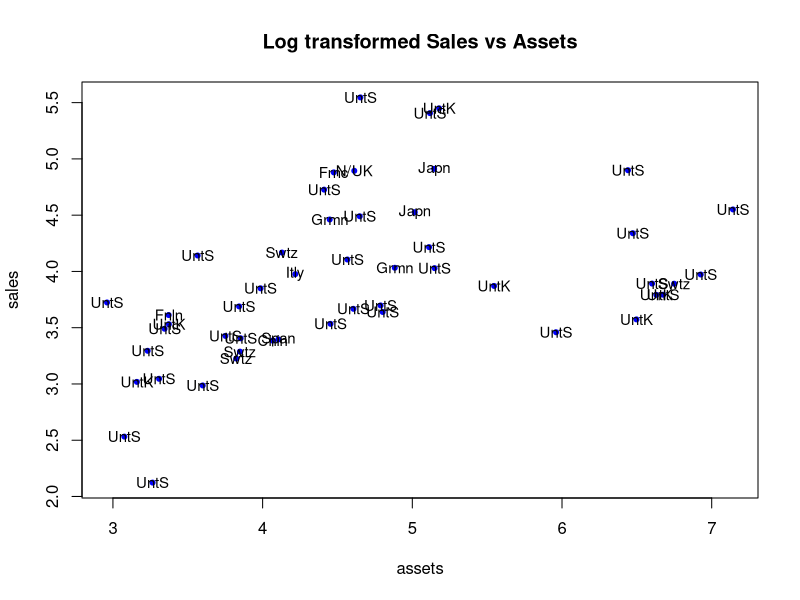
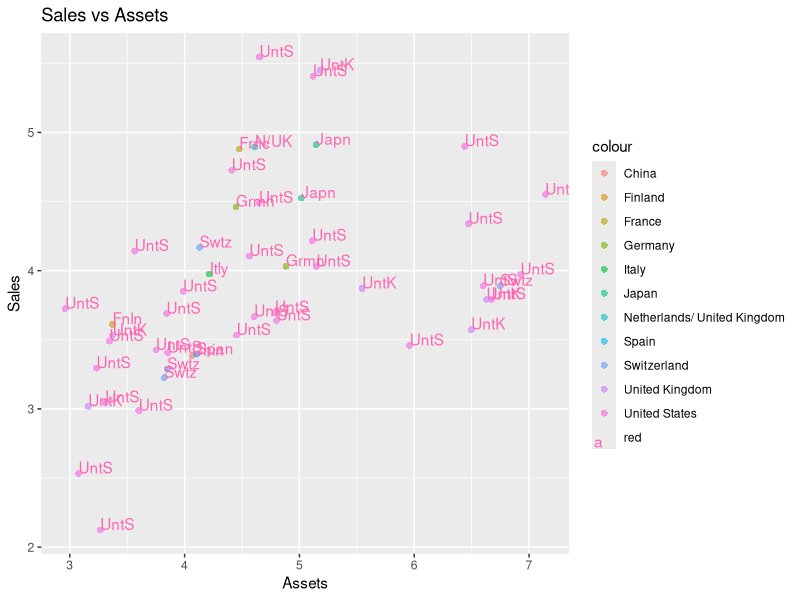
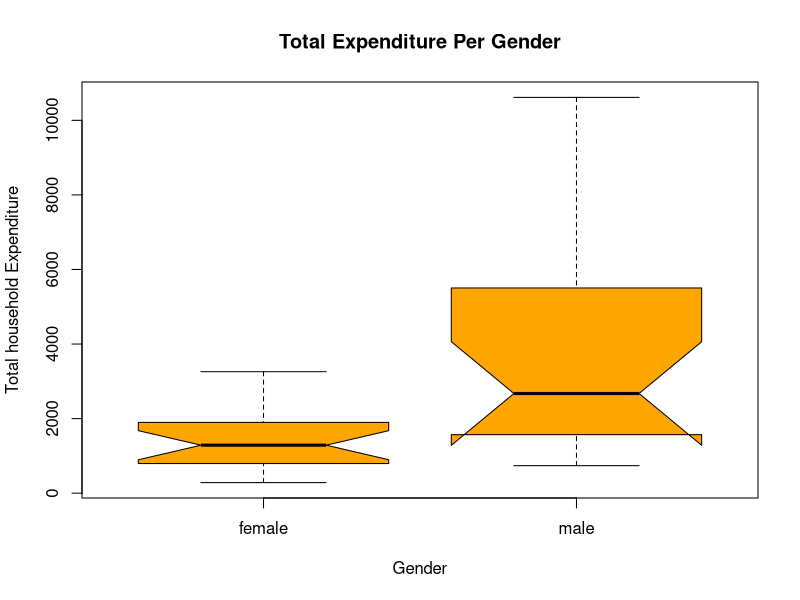
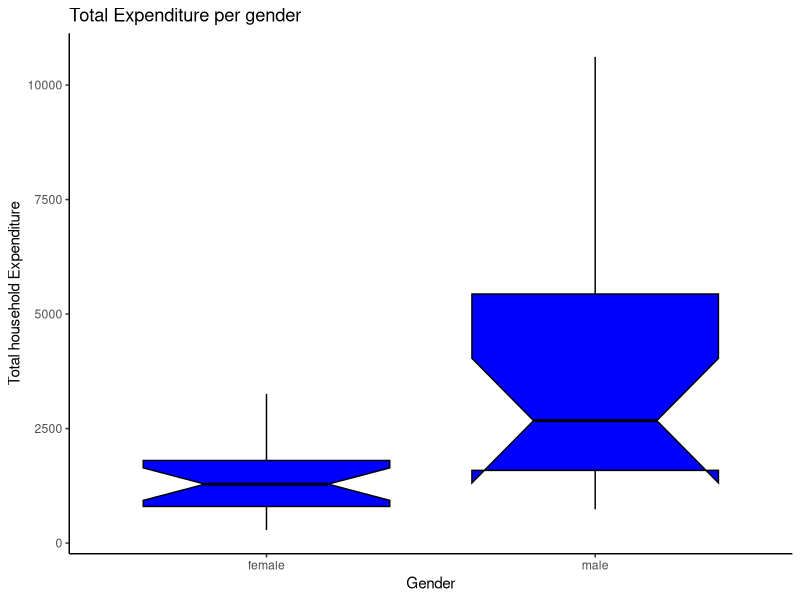
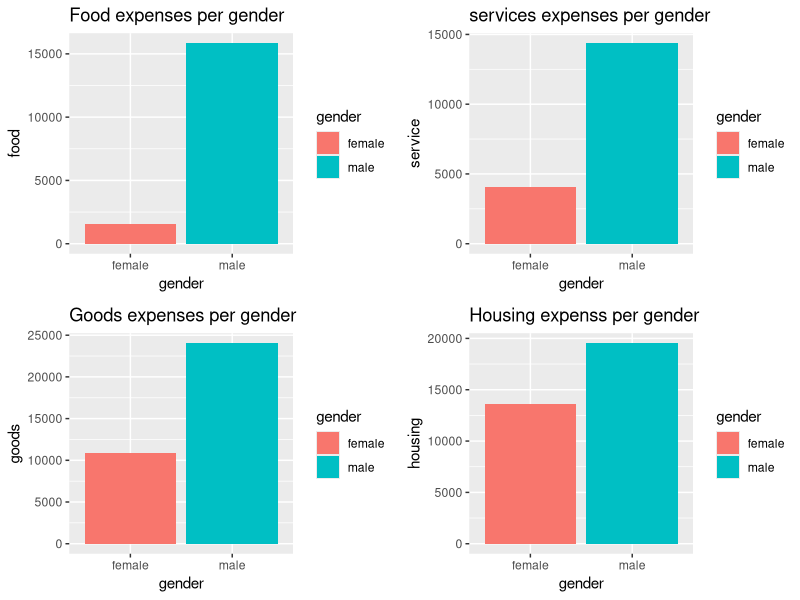
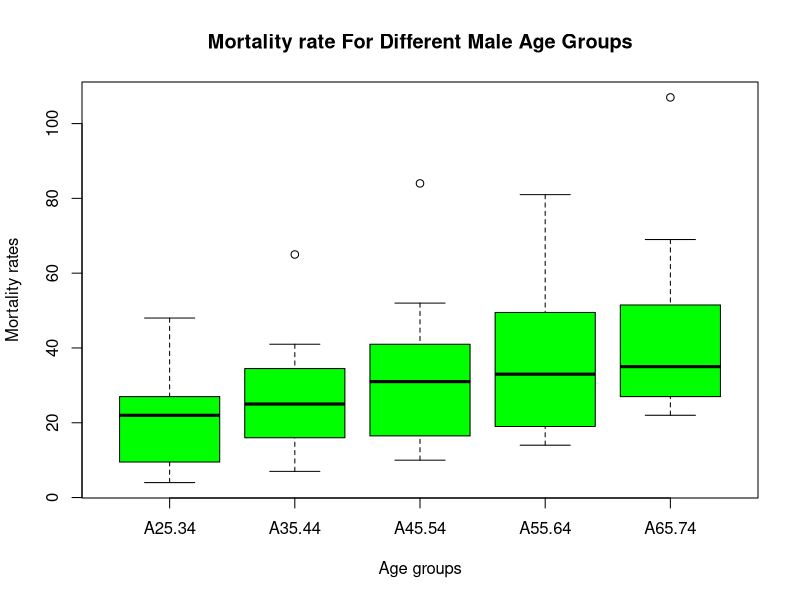
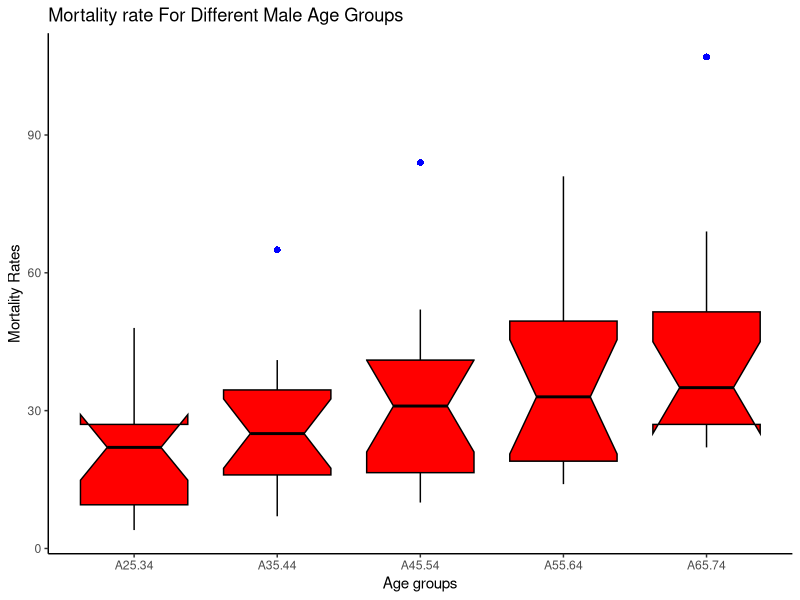
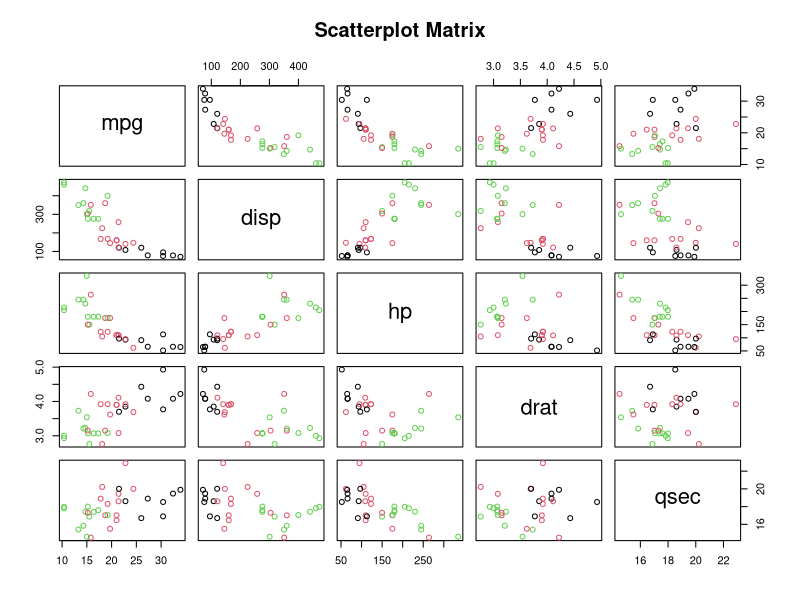

Generate these figures, in order, with R:
## ---- chunk 1
knitr::opts_chunk$set(message=F,warning=F,echo=F,fig_height=10,fig_width=7,cache = F)
## ---- chunk 2
library(dplyr)
library(gridExtra)
library(HSAUR3)
library(ggplot2)
library(MASS)
library(reshape2)
library(GGally)
## ---- chunk 3
# use dplyer to filter and group then calculate median  
Forbes2000 %>% filter(country %in% c('United States', 'United Kingdom', 'France', 'Germany')) %>% 
                 group_by(country) %>% 
                 summarise(Median = median(profits, na.rm = T))

## ---- chunk 4
# German Companies with negative profit 
Forbes2000[Forbes2000$profits < 0 & Forbes2000$country == "Germany", "name"]
## ---- chunk 5
Forbes2000 %>% filter(country == 'Bermuda') %>% count(category)%>% top_n(1)


## ---- chunk 6
# Use dplyer function to select companies with top 50 companies based on profit 
top <- Forbes2000 %>% arrange(desc(profits)) %>% top_n(50) %>% dplyr::select(country, name, assets, profits, sales)


# plot using Base R 
plot(log(top$assets), log(top$sales),  ylab = "sales", xlab = "assets", main = "Log transformed Sales vs Assets", col="blue", pch=20)
text(x=log(top$assets), y=log(top$sales), labels=abbreviate(top$country),data=top, cex=0.9, font=0.5)



# Use ggplot2 to plot sales vs assets 
ggplot(top, aes(x = log(assets), y = log(sales), colour="red", label=country)) +
    geom_point(shape = 16, size = 2, alpha= 0.6, aes(color = country)) +
    geom_text(aes(label = abbreviate(country)), hjust = 0, vjust = 0) +
    labs(title = "Sales vs Assets", x= "Assets", y="Sales")
## ---- chunk 7
# computing average value of sales per country
average <- Forbes2000 %>% group_by(country) %>% summarise(Mean = mean(sales, na.rm = T))
head(average)

# selecting companies with profit more than 5 billion
Forbes2000 %>% filter(profits > 5) %>% count(country) %>% arrange(desc(country))

## ---- chunk 8
# Sum of household total expenditure
household$Total.Expenditure <- rowSums(household[,c(1,2,3,4)])

# Base R box plot
boxplot(household$Total.Expenditure ~ household$gender, main= "Total Expenditure Per Gender", xlab = "Gender", ylab = "Total household Expenditure", col = "Orange", notch = T) 

# box plot of Total household expenses using ggplot
ggplot(household, aes(x=gender, y=Total.Expenditure)) +
  geom_boxplot(outlier.colour="red", outlier.shape=16, outlier.size=2, notch=TRUE, colour= "black", fill = "blue" ) + 
  labs(title = "Total Expenditure per gender", x = "Gender", y= "Total household Expenditure")+
  theme_classic()


# bar plots for male and female expenses per commodity 
a <- ggplot(data=household, aes(x=gender, y=food, fill=gender)) +
    geom_bar(stat="identity")+
  labs(title = "Food expenses per gender")

b <- ggplot(data=household, aes(x=gender, y=service, fill=gender)) +
    geom_bar(stat="identity")+
  labs(title = "services expenses per gender")
c <- ggplot(data=household, aes(x=gender, y=goods, fill=gender)) +
    geom_bar(stat="identity")+
  labs(title = "Goods expenses per gender")

d <-ggplot(data=household, aes(x=gender, y=housing, fill=gender)) +
    geom_bar(stat="identity")+
  labs(title = "Housing expenss per gender")
grid.arrange(a,b,c,d, nrow=2, ncol=2)



## ---- chunk 9
suicides2

# Box plot of mortality
boxplot(suicides2, xlab = "Age groups", ylab = "Mortality rates", main = "Mortality rate For Different Male Age Groups", col = "green")


# reshaping data 
suicides2_transformed <- melt(suicides2)


# ggplot 
ggplot(suicides2_transformed, aes(x=factor(variable), y=value)) + 
  geom_boxplot(outlier.colour="blue", outlier.shape=16, outlier.size=2, notch=TRUE, colour= "black", fill = "red") +
  labs(x = "Age groups", y = "Mortality Rates", title = "Mortality rate For Different Male Age Groups")+
  theme_classic()
## ---- chunk 10
# calculating the mean absolute deviation 
1.4826*median(abs(chickwts$weight-median(chickwts$weight)))

# verifying answer using mad function
mad(chickwts$weight, median(chickwts$weight), constant = 1.4826)

## ---- chunk 11
# put the matrix state.x77, the factor state.division, and the vector state.name in one data frame 
state.info <- data.frame(Income=state.x77[,"Income"], State = state.name, Division=state.division)

# filter the state with the minimum per capita income
New.England <- filter(state.info,state.info$Division=="New England")
New.England %>% slice_min(Income,n=1)
## ---- chunk 12
# vehicles with less than 25 mileage and weight more than 3500 Ibs  
Cars93[Cars93$Weight > 3500 & Cars93$MPG.highway < 25 , c("Model", "Min.Price", "Max.Price", "MPG.highway", "Weight")]
## ---- chunk 13
# selecting columns form cars93 data frame 
cars.stats <- Cars93 %>%dplyr::select(Min.Price, Max.Price, MPG.city, MPG.highway, EngineSize, Length, Weight)

# using the function lapply to compute the mean
Cars.Means <- sapply(cars.stats, mean)       
Cars.Means

## ---- chunk 14
# standard errors of means formula
standard.error <- function(x) sqrt(var(x)/length(x))

# compute standard errors of means using sapply function 
Cars.Std.Errors <- sapply(cars.stats, standard.error)  
Cars.Std.Errors
## ---- chunk 15
# find means using apply function 
apply(iris3, c(2,3), mean)

## ---- chunk 16
apply(iris3, 2, mean)
## ---- chunk 17
# put the data in one data frame 
states <- data.frame(Income = state.x77[, "Income"], Region =state.region, stringsAsFactors = FALSE)


# use tapply to compute the mean per capita income 
tapply(states$Income, states$Region, mean)
## ---- chunk 18
# 
states.illit <- data.frame(state.x77, Division=state.division, stringsAsFactors = FALSE)

# compute mean 
tapply(states.illit$Illiteracy, states.illit$Division, max)
## ---- chunk 19
Num.states <- data.frame(Region = state.region, state.name = state.name, stringsAsFactors = FALSE)

# compute mean
tapply(Num.states$state.name, Num.states$Region, length)

## ---- chunk 20
# classifying cars based on size 
carsize = cut(mtcars[,"wt"], breaks=c(0, 2.5, 3.5,5.5), labels = c("Compact","Midsize","Large"))

# creat a data frame consisting of mtcars and car size 
cars.data <- data.frame(mtcars, categories=carsize)

  
# Using base R
pairs(~mpg + disp + hp + drat + qsec, data=cars.data, main="Scatterplot Matrix", col = cars.data$categories)

# Using ggplot
ggpairs(cars.data[,c("mpg", "disp", "hp", "drat", "qsec")], mapping = ggplot2::aes(colour = cars.data$categories))
    
## ---- chunk 21
# Anova using aov function 
chick.aov <- aov( weight ~ feed, chickwts)
summary.aov(chick.aov)
## ---- chunk 22
# loading packages 
library(stats)

# define function ttest 
ttest = function(y, mu0, alpha){
  
  
  sample.mean = mean(y$weight)
  sample.size = nrow(y)
  SD = sqrt(var(y$weight))
  z_1 = qt(alpha/2,sample.size-1)
  z_2 = qt(1-alpha/2,(sample.size-1))
    
  # calculate T and p value 
  T =(sample.mean-mu0)/(SD/sqrt(sample.size))
  P =2*(1-pt(T,df=sample.size-1))
  return (list(P,T))
}
print("T value & P value")
t_test <- ttest(y=chickwts,mu0 = 240,alpha = 0.05)
t_test
